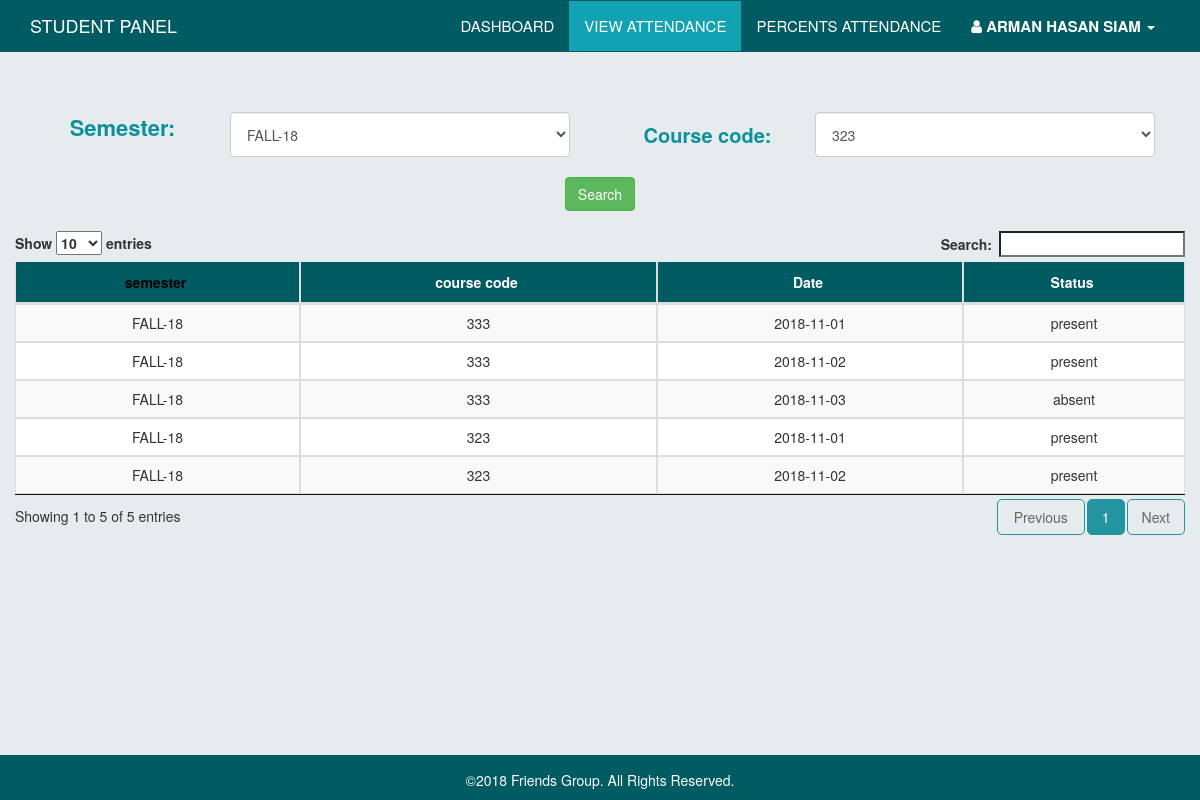
Screenshot of /views/Student_View/view_attendance.php (signed in) with the database file from the repository.
### tables this page shows
CREATE TABLE `admin_add_student` (
  `id` int(11) NOT NULL,
  `image` varchar(200) NOT NULL,
  `std_id` varchar(50) NOT NULL,
  `name` varchar(100) NOT NULL,
  `email` varchar(100) NOT NULL,
  `phone` varchar(100) NOT NULL,
  `program` varchar(100) NOT NULL,
  `department` varchar(100) NOT NULL,
  `password` varchar(100) NOT NULL,
  `conf_password` varchar(100) NOT NULL
);

CREATE TABLE `student_attendance` (
  `id` int(11) NOT NULL,
  `teacher_id` int(100) NOT NULL,
  `semister` varchar(50) NOT NULL,
  `course_code` varchar(50) NOT NULL,
  `date` varchar(50) NOT NULL,
  `attendance` varchar(50) NOT NULL,
  `student_id` varchar(50) NOT NULL
);

### views/Student_View/view_attendance.php (the view, shortened to what this page needs)
<?php
include "connection.php";
?>
<!DOCTYPE html>
<html>
    <head>
        <link rel="stylesheet" type="text/css" href="../../assets/common_assets/css/datatables.min.css" />
        <link rel="stylesheet" type="text/css" media="screen" href="../../assets/common_assets/css/bootstrap.min.css" />
        <link rel="stylesheet" href="../../assets/common_assets/css/common.css">
        <link rel="stylesheet" href="https://cdnjs.cloudflare.com/ajax/libs/font-awesome/4.7.0/css/font-awesome.min.css">
        <link rel="stylesheet" href="../../assets/admin/css/admin.css">
    </head>
    <body>
        <nav class="navbar navbar-default navbar-fixed-top mynav">
            <div class="container">
                <div class="navbar-header">
                    <a class="navbar-brand" href="#">
                        <p class="logo">STUDENT PANEL</p>
                    </a>
                </div>
                <div class="collapse navbar-collapse" id="bs-example-navbar-collapse-1">
                    <ul class="nav navbar-nav pull-right">
                        <li>
                            <a href="home_courses.php">Dashboard</a>
                        </li>
                        <li class="active">
                            <a href="view_attendance.php">View Attendance</a>
                        </li>
                        <li class="">
                            <a href="show_attendance.php">percents Attendance</a>
                        </li>
                        <li class="dropdown">
                            <a href="#" class="dropdown-toggle" data-toggle="dropdown" role="button" aria-haspopup="true"
                                aria-expanded="false">
                                <i class="fa fa-user"></i>
                                <strong>
                                   <?php
                                     $student_show_sql = "SELECT * FROM admin_add_student WHERE id=".$_SESSION['session_id'];
                                     $student_show_result = $con->query($student_show_sql);
                                     $student_show_row= $student_show_result->fetch_assoc();
                                    echo $student_show_row['name']
                                    ?>
                                </strong>
                                <span class="caret"></span>
                            </a>
                        </li>
                    </ul>
                </div>
            </div>
        </nav>
        <div class="container dashboard-content-container">
            <form action="" method="post">
                <div class="row" style="text-align: center;">
                    <div class="form-group col-sm-6">
                        <label for="semister" class="col-xs-4" style="text-align: center;color: rgb(13, 144, 157);font-size: 22px">
                            Semester:</label>
                        <div class="col-xs-8">
                            <select class="form-control" name="semister" style="line-height: 45px;height: 45px;">
                                <?php
                                  $student_show_sql = "SELECT DISTINCT semister FROM admin_add_student_course WHERE std_id=".$_SESSION['session_id'];
                                  $student_show_result = $con->query($student_show_sql);
                                  while ($student_show_row= $student_show_result->fetch_assoc()) {
                                ?>
                                <option value="<?php echo $student_show_row['semister']?>"><?php echo $student_show_row['semister']?></option>
                                <?php
                                  }
                                ?>
                            </select>
                        </div>
                    </div>
                    <div class="form-group col-sm-6">
                        <label for="semister" class="col-xs-4" style="line-height: 45px;text-align: center;color: rgb(13, 144, 157);font-size: 20px">
                            Course code:</label>
                        <div class="col-xs-8">
                            <select class="form-control" name="course_code" style="height: 45px;">
                                <?php
                                 $student_show_sql = "SELECT DISTINCT course_code FROM admin_add_student_course WHERE std_id=".$_SESSION['session_id'];
                                  $student_show_result = $con->query($student_show_sql);
                                  while ($student_show_row= $student_show_result->fetch_assoc()) {
                                ?>
                                <option value="<?php echo $student_show_row['course_code']?>"><?php echo $student_show_row['course_code']?></option>
                                <?php
                                  }
                                ?>
                            </select>
                        </div>
                    </div>
                    <input type="submit" name="show_attendance" class="btn btn-primary btn-success" style="margin-bottom: 20px;" value="Search">
                </div>
            </form>
            <?php
              if ($islog==1) {
            ?>
            <div class="row">
                <table id="datatable" class="table table-striped table-bordered table-responsive" cellspacing="0" width="100%">
                    <thead>
                        <tr>
                            <th>semester</th>
                            <th>course code</th>
                            <th>Date</th>
                            <th>Status</th>
                        </tr>
                    </thead>
                    <tbody>
                        <?php
                                $course_code=$course_code;
                                $semister=$semister;
                                $student_id=$student_id;
                                  $student_show_attendance_sql = "SELECT * FROM student_attendance WHERE student_id=$student_id AND course_code=$course_code";
                                  $student_show_attendance_result = $con->query($student_show_attendance_sql);
                                  while ($student_show_attendance_row= $student_show_attendance_result->fetch_assoc()) {
                                ?>
                        <tr>
                            <td><?php echo $student_show_attendance_row['semister']?></td>
                            <td><?php echo $student_show_attendance_row['course_code']?></td>
                            <td><?php echo $student_show_attendance_row['date']?></td>
                            <td><?php echo $student_show_attendance_row['attendance']?></td>
                        </tr>
                    <?php
                      }
                    ?>
                    </tbody>
                </table>
            </div>
        </div>
            <?php
              }
              else
              {
            ?>
            <div class="row">
                <table id="datatable" class="table table-striped table-bordered table-responsive" cellspacing="0" width="100%">
                    <thead>
                        <tr>
                            <th>semester</th>
                            <th>course code</th>
                            <th>Date</th>
                            <th>Status</th>
                        </tr>
                    </thead>
                    <tbody>
                        <?php
                                 $student_show_sql = "SELECT * FROM admin_add_student WHERE id=".$_SESSION['session_id'];
                                  $student_show_result = $con->query($student_show_sql);
                                  $student_show_row= $student_show_result->fetch_assoc();
                                  $std_id=$student_show_row['std_id'];
                                  $student_show_attendance_sql = "SELECT * FROM student_attendance WHERE student_id=$std_id";
                                  $student_show_attendance_result = $con->query($student_show_attendance_sql);
                                  while ($student_show_attendance_row= $student_show_attendance_result->fetch_assoc()) {
                                ?>
                        <tr>
                            <td><?php echo $student_show_attendance_row['semister']?></td>
                            <td><?php echo $student_show_attendance_row['course_code']?></td>
                            <td><?php echo $student_show_attendance_row['date']?></td>
                            <td><?php echo $student_show_attendance_row['attendance']?></td>
                        </tr>
                    <?php
                      }
                    ?>
                    </tbody>
                </table>
            </div>
        </div>
        <?php
         }
        ?>
        <div class="footer">
            <div class="container">
                <p style="text-align: center;margin-top: 15px;color: rgb(255, 255, 255);">
                    ©2018 Friends Group. All
                    Rights Reserved.
                </p>
            </div>
        </div>
    </body>
</html>

### assets/common_assets/css/common.css (style rules this page uses)
body { padding-top: 52px; padding-bottom: 45px; background-color: rgba(215, 225, 226, 0.61); }
.navbar-default.mynav { background-color: rgb(1, 91, 99); border-color: rgb(1, 91, 99); }
.navbar-default.mynav .navbar-nav>li>a { color: #fff; text-transform: uppercase; font-size: 15px; font-weight: 400; }
.navbar-default.mynav .navbar-nav>.active>a, .navbar-default.mynav .navbar-nav>.active>a:focus, .navbar-default.mynav .navbar-nav>.active>a:hover { background-color: rgb(17, 163, 177); }
.navbar-default.mynav .navbar-nav>.active>a, .navbar-default.mynav .navbar-nav>.active>a:focus, .navbar-default.mynav .navbar-nav>.active>a:hover { background-color: rgb(17, 163, 177); cursor: default; color: #fff; }
.navbar-default .navbar-nav>li>a { color: #fff; }
.logo { color: #fff; }
.navbar-default.mynav .navbar-collapse, .navbar-default.mynav .navbar-form { border-color: transparent; border-top: 1px solid transparent; }
.footer { background-color: rgb(1, 91, 99); position: fixed; bottom: 0; width: 100%; text-align: center; }
table, tr, td { text-align: center; }
.table-bordered>thead { background-color: rgb(1, 91, 99); color: #fff; padding: 10px 0px; }
.table>thead>tr>th { color: #fff; padding-top: 10px; padding-bottom: 10px; text-align: center; }
.table-bordered { border: none; }
.table>tbody>tr>td:first-child { border-left: 1px solid #ddd; }
.table>tbody>tr>td:last-child { border-right: 1px solid #ddd; }
.table>tbody>tr:last-child>td { border-bottom: 1px solid #ddd; }
.sorting_asc::after { content: "\e155"; opacity: 0 !important; }
table.dataTable thead .sorting::after { opacity: 0 !important; content: "\e150"; }
table.dataTable thead .sorting_asc:after { opacity: 0; }
table.dataTable thead .sorting:after { opacity: 0; }
table.dataTable thead .sorting:after, table.dataTable thead .sorting_asc:after, table.dataTable thead .sorting_desc:after, table.dataTable thead .sorting_asc_disabled:after, table.dataTable thead .sorting_desc_disabled:after { opacity: 0; }
.table thead tr th[class*='sorting_']:not([class='sorting_disabled']) { color: #000; }

### assets/admin/css/admin.css (style rules this page uses)
.dashboard-content-container { padding-top: 5%; padding-bottom: 5%; }

### rows the page displays
admin_add_student: name "ARMAN HASAN SIAM"
student_attendance: semister "FALL-18", course_code "333", date "2018-11-01", attendance "present"
student_attendance: semister "FALL-18", course_code "333", date "2018-11-02", attendance "present"
student_attendance: semister "FALL-18", course_code "333", date "2018-11-03", attendance "absent"
student_attendance: semister "FALL-18", course_code "323", date "2018-11-01", attendance "present"
student_attendance: semister "FALL-18", course_code "323", date "2018-11-02", attendance "present"

### other values shown
form field semister "FALL-18"
form field course_code "323"
